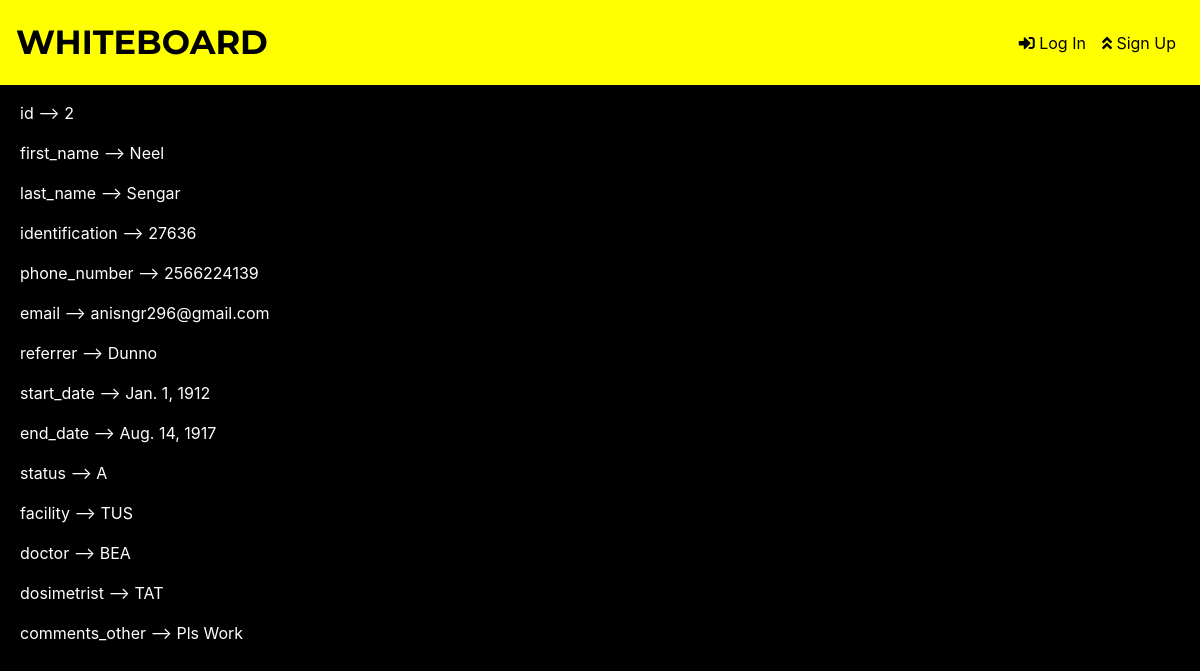
Screenshot of /see/2 with the database file from the repository.
### polls/models.py (models this page shows, shortened)
class Patients(models.Model):
    STATUS_CHOICES = [
    ('A' , 'Active'),
    ('I' , 'Inactive')
    ]
    LOCATIONS_CHOICES = [
    ('TUS', 'Tuscaloosa'),
    ('WIN', 'Winfield'),
    ('JAS', 'Jasper'),
    ('DEM', 'Demopolis'),
    ('ANN', 'Anniston'),
    ('FTP', 'Fort Payne'),
    ('SYL', 'Sylacauga'),
    ('MON', 'Montgomery'),
    ('GAD', 'Gadsden'),
    ]
    DOCTORS_CHOICES = [
    ('BEA', 'Beatrous'),
    ('CAM', 'Campbell'),
    ('DRK', 'Drake'),
    ('HOB', 'Hobeika'),
    ('PNK', 'Pinkston'),
    ('SAN', 'Sanford'),
    ]
    DOSIMETRIST_CHOICES = [
    ('TAT', 'Tatum'),
    ('HUN', 'Hunter'),
    ('MAP', 'Maples')
    ]
    first_name = models.CharField(max_length = 30)
    last_name  = models.CharField(max_length = 30)
    identification = models.IntegerField(null = True, blank = True)
    phone_number = models.IntegerField(null = True, blank = True)
    email = models.EmailField(null = True, blank = True)
    area_under_treatment = []
    referrer = models.CharField(max_length = 30, blank = True)
    start_date = models.DateField(null = True, blank = True)
    end_date = models.DateField(null = True, blank = True)
    status = models.CharField(max_length = 15, choices = STATUS_CHOICES, blank = True)
    facility = models.CharField(max_length = 3, choices = LOCATIONS_CHOICES, blank = True)
    doctor = models.CharField(max_length = 30, choices = DOCTORS_CHOICES, blank = True)
    dosimetrist = models.CharField(max_length = 30, choices = DOSIMETRIST_CHOICES, blank = True)
    comments_other = models.TextField(blank = True)

### polls/views.py (the view)
# urls.py: path('see/<int:pk>', SeePatientInfo.as_view(), name = 'see'),
class SeePatientInfo(DetailView):
    model = Patients
    template_name = 'polls/see.html'
    def get_context_data(self, **kwargs):
        vlist = [x for x in Patients.objects.values_list()]
        flist = [f.name for f in Patients._meta.get_fields()]
        truelist = vlist[self.kwargs['pk'] - 1]
        zippedupshit = zip(flist, truelist)
        context = super(SeePatientInfo, self).get_context_data(**kwargs)
        context['zippedupshit'] = zippedupshit
        return context

### templates/polls/see.html (shortened to what this page needs)
{% extends "polls/base.html" %}
{% block content %}
<div class = "shit"/>
{% for x,y in zippedupshit %}
<p> {{x}} --> {{y}} </p>
{% endfor %}
{% endblock %}

### rows the page displays
Patients: zippedupshit "Neel" "Sengar" "anisngr296@gmail.com" "Dunno" "Jan. 1, 1912" "Aug. 14, 1917" "TUS" "BEA" "TAT" "Pls Work"

### other values shown
{{ x }} "id" "first_name" "last_name" "identification" "phone_number" "email" "referrer" "start_date" "end_date" "status" "facility" "doctor" "dosimetrist" "comments_other"
{{ y }} "2" "27636" "2566224139" "A"
